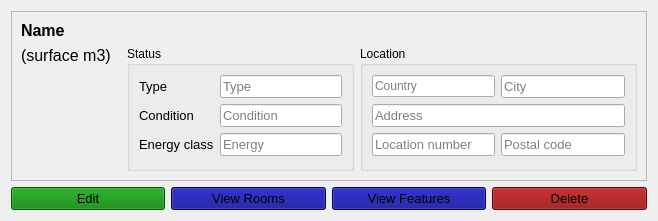
<?xml version="1.0" encoding="UTF-8"?>
<ui version="4.0">
 <class>W_Property</class>
 <widget class="QWidget" name="W_Property">
  <property name="geometry">
   <rect>
    <x>0</x>
    <y>0</y>
    <width>658</width>
    <height>218</height>
   </rect>
  </property>
  <property name="sizePolicy">
   <sizepolicy hsizetype="Preferred" vsizetype="Maximum">
    <horstretch>0</horstretch>
    <verstretch>0</verstretch>
   </sizepolicy>
  </property>
  <property name="maximumSize">
   <size>
    <width>16777215</width>
    <height>16777215</height>
   </size>
  </property>
  <property name="windowTitle">
   <string>Form</string>
  </property>
  <property name="autoFillBackground">
   <bool>false</bool>
  </property>
  <property name="styleSheet">
   <string notr="true"/>
  </property>
  <layout class="QGridLayout" name="gridLayout_3">
   <item row="1" column="1">
    <widget class="QPushButton" name="b_edit">
     <property name="font">
      <font>
       <pointsize>10</pointsize>
      </font>
     </property>
     <property name="styleSheet">
      <string notr="true">background-color: green;</string>
     </property>
     <property name="text">
      <string>Edit</string>
     </property>
     <property name="icon">
      <iconset resource="../../resources/icons.qrc">
       <normaloff>:/assets/accessories-text-editor.svg</normaloff>:/assets/accessories-text-editor.svg</iconset>
     </property>
    </widget>
   </item>
   <item row="0" column="1" colspan="4">
    <widget class="QFrame" name="frame">
     <property name="frameShape">
      <enum>QFrame::Shape::StyledPanel</enum>
     </property>
     <property name="frameShadow">
      <enum>QFrame::Shadow::Raised</enum>
     </property>
     <layout class="QGridLayout" name="gridLayout_2">
      <item row="1" column="0">
       <widget class="QLabel" name="l_surface_size">
        <property name="sizePolicy">
         <sizepolicy hsizetype="Maximum" vsizetype="Preferred">
          <horstretch>0</horstretch>
          <verstretch>0</verstretch>
         </sizepolicy>
        </property>
        <property name="font">
         <font>
          <pointsize>12</pointsize>
         </font>
        </property>
        <property name="text">
         <string>(surface m3)</string>
        </property>
       </widget>
      </item>
      <item row="2" column="0">
       <widget class="QLabel" name="l_icon">
        <property name="sizePolicy">
         <sizepolicy hsizetype="Preferred" vsizetype="Preferred">
          <horstretch>0</horstretch>
          <verstretch>0</verstretch>
         </sizepolicy>
        </property>
        <property name="minimumSize">
         <size>
          <width>100</width>
          <height>100</height>
         </size>
        </property>
        <property name="maximumSize">
         <size>
          <width>100</width>
          <height>100</height>
         </size>
        </property>
        <property name="styleSheet">
         <string notr="true"/>
        </property>
        <property name="text">
         <string/>
        </property>
        <property name="pixmap">
         <pixmap resource="../../resources/icons.qrc">:/assets/com.github.lainsce.aesop.svg</pixmap>
        </property>
        <property name="scaledContents">
         <bool>true</bool>
        </property>
        <property name="alignment">
         <set>Qt::AlignmentFlag::AlignCenter</set>
        </property>
       </widget>
      </item>
      <item row="1" column="2" rowspan="2">
       <widget class="QGroupBox" name="groupBox_2">
        <property name="title">
         <string>Location</string>
        </property>
        <layout class="QGridLayout" name="gridLayout_4">
         <item row="4" column="1">
          <widget class="QLineEdit" name="le_postal_code">
           <property name="sizePolicy">
            <sizepolicy hsizetype="Preferred" vsizetype="Maximum">
             <horstretch>0</horstretch>
             <verstretch>0</verstretch>
            </sizepolicy>
           </property>
           <property name="font">
            <font>
             <pointsize>10</pointsize>
            </font>
           </property>
           <property name="toolTip">
            <string>Postal code</string>
           </property>
           <property name="styleSheet">
            <string notr="true"/>
           </property>
           <property name="readOnly">
            <bool>true</bool>
           </property>
           <property name="placeholderText">
            <string>Postal code</string>
           </property>
          </widget>
         </item>
         <item row="4" column="0">
          <widget class="QLineEdit" name="le_location_number">
           <property name="sizePolicy">
            <sizepolicy hsizetype="Preferred" vsizetype="Maximum">
             <horstretch>0</horstretch>
             <verstretch>0</verstretch>
            </sizepolicy>
           </property>
           <property name="font">
            <font>
             <pointsize>10</pointsize>
            </font>
           </property>
           <property name="toolTip">
            <string>Location number</string>
           </property>
           <property name="styleSheet">
            <string notr="true"/>
           </property>
           <property name="readOnly">
            <bool>true</bool>
           </property>
           <property name="placeholderText">
            <string>Location number</string>
           </property>
          </widget>
         </item>
         <item row="1" column="0" colspan="2">
          <widget class="QLineEdit" name="le_address">
           <property name="sizePolicy">
            <sizepolicy hsizetype="Preferred" vsizetype="Maximum">
             <horstretch>0</horstretch>
             <verstretch>0</verstretch>
            </sizepolicy>
           </property>
           <property name="font">
            <font>
             <pointsize>10</pointsize>
            </font>
           </property>
           <property name="toolTip">
            <string>Address</string>
           </property>
           <property name="styleSheet">
            <string notr="true"/>
           </property>
           <property name="text">
            <string/>
           </property>
           <property name="readOnly">
            <bool>true</bool>
           </property>
           <property name="placeholderText">
            <string>Address</string>
           </property>
          </widget>
         </item>
         <item row="0" column="1">
          <widget class="QLineEdit" name="le_city">
           <property name="sizePolicy">
            <sizepolicy hsizetype="Preferred" vsizetype="Maximum">
             <horstretch>0</horstretch>
             <verstretch>0</verstretch>
            </sizepolicy>
           </property>
           <property name="font">
            <font>
             <pointsize>10</pointsize>
            </font>
           </property>
           <property name="toolTip">
            <string>City</string>
           </property>
           <property name="styleSheet">
            <string notr="true"/>
           </property>
           <property name="readOnly">
            <bool>true</bool>
           </property>
           <property name="placeholderText">
            <string>City</string>
           </property>
          </widget>
         </item>
         <item row="0" column="0">
          <widget class="QLineEdit" name="le_country">
           <property name="toolTip">
            <string>Country</string>
           </property>
           <property name="placeholderText">
            <string>Country</string>
           </property>
          </widget>
         </item>
        </layout>
       </widget>
      </item>
      <item row="1" column="1" rowspan="2">
       <widget class="QGroupBox" name="groupBox">
        <property name="title">
         <string>Status</string>
        </property>
        <layout class="QGridLayout" name="gridLayout">
         <item row="2" column="0">
          <widget class="QLabel" name="label_7">
           <property name="sizePolicy">
            <sizepolicy hsizetype="Maximum" vsizetype="Preferred">
             <horstretch>0</horstretch>
             <verstretch>0</verstretch>
            </sizepolicy>
           </property>
           <property name="font">
            <font>
             <pointsize>10</pointsize>
            </font>
           </property>
           <property name="text">
            <string>Energy class</string>
           </property>
          </widget>
         </item>
         <item row="1" column="1">
          <widget class="QLineEdit" name="le_condition">
           <property name="sizePolicy">
            <sizepolicy hsizetype="Preferred" vsizetype="Maximum">
             <horstretch>0</horstretch>
             <verstretch>0</verstretch>
            </sizepolicy>
           </property>
           <property name="font">
            <font>
             <pointsize>10</pointsize>
            </font>
           </property>
           <property name="toolTip">
            <string>Condition</string>
           </property>
           <property name="styleSheet">
            <string notr="true"/>
           </property>
           <property name="text">
            <string/>
           </property>
           <property name="readOnly">
            <bool>true</bool>
           </property>
           <property name="placeholderText">
            <string>Condition</string>
           </property>
          </widget>
         </item>
         <item row="0" column="0">
          <widget class="QLabel" name="label_5">
           <property name="sizePolicy">
            <sizepolicy hsizetype="Maximum" vsizetype="Preferred">
             <horstretch>0</horstretch>
             <verstretch>0</verstretch>
            </sizepolicy>
           </property>
           <property name="font">
            <font>
             <pointsize>10</pointsize>
            </font>
           </property>
           <property name="text">
            <string>Type</string>
           </property>
          </widget>
         </item>
         <item row="2" column="1">
          <widget class="QLineEdit" name="le_energy">
           <property name="sizePolicy">
            <sizepolicy hsizetype="Preferred" vsizetype="Maximum">
             <horstretch>0</horstretch>
             <verstretch>0</verstretch>
            </sizepolicy>
           </property>
           <property name="font">
            <font>
             <pointsize>10</pointsize>
            </font>
           </property>
           <property name="toolTip">
            <string>Energy</string>
           </property>
           <property name="styleSheet">
            <string notr="true"/>
           </property>
           <property name="text">
            <string/>
           </property>
           <property name="readOnly">
            <bool>true</bool>
           </property>
           <property name="placeholderText">
            <string>Energy</string>
           </property>
          </widget>
         </item>
         <item row="0" column="1">
          <widget class="QLineEdit" name="le_type">
           <property name="sizePolicy">
            <sizepolicy hsizetype="Preferred" vsizetype="Maximum">
             <horstretch>0</horstretch>
             <verstretch>0</verstretch>
            </sizepolicy>
           </property>
           <property name="font">
            <font>
             <pointsize>10</pointsize>
            </font>
           </property>
           <property name="toolTip">
            <string>Type</string>
           </property>
           <property name="styleSheet">
            <string notr="true"/>
           </property>
           <property name="text">
            <string/>
           </property>
           <property name="readOnly">
            <bool>true</bool>
           </property>
           <property name="placeholderText">
            <string>Type</string>
           </property>
          </widget>
         </item>
         <item row="1" column="0">
          <widget class="QLabel" name="label_6">
           <property name="sizePolicy">
            <sizepolicy hsizetype="Maximum" vsizetype="Preferred">
             <horstretch>0</horstretch>
             <verstretch>0</verstretch>
            </sizepolicy>
           </property>
           <property name="font">
            <font>
             <pointsize>10</pointsize>
            </font>
           </property>
           <property name="text">
            <string>Condition</string>
           </property>
          </widget>
         </item>
        </layout>
       </widget>
      </item>
      <item row="0" column="0" colspan="3">
       <widget class="QLabel" name="l_name">
        <property name="sizePolicy">
         <sizepolicy hsizetype="Preferred" vsizetype="Preferred">
          <horstretch>0</horstretch>
          <verstretch>0</verstretch>
         </sizepolicy>
        </property>
        <property name="font">
         <font>
          <pointsize>12</pointsize>
          <bold>true</bold>
         </font>
        </property>
        <property name="text">
         <string>Name</string>
        </property>
       </widget>
      </item>
     </layout>
    </widget>
   </item>
   <item row="1" column="4">
    <widget class="QPushButton" name="b_delete">
     <property name="font">
      <font>
       <pointsize>10</pointsize>
      </font>
     </property>
     <property name="styleSheet">
      <string notr="true">background-color: darkred;</string>
     </property>
     <property name="text">
      <string>Delete</string>
     </property>
     <property name="icon">
      <iconset resource="../../resources/icons.qrc">
       <normaloff>:/assets/user-trash.svg</normaloff>:/assets/user-trash.svg</iconset>
     </property>
    </widget>
   </item>
   <item row="1" column="2">
    <widget class="QPushButton" name="pushButton">
     <property name="font">
      <font>
       <pointsize>10</pointsize>
      </font>
     </property>
     <property name="styleSheet">
      <string notr="true">background-color: darkblue</string>
     </property>
     <property name="text">
      <string>View Rooms</string>
     </property>
     <property name="icon">
      <iconset resource="../../resources/icons.qrc">
       <normaloff>:/assets/folder-saved-search-symbolic.svg</normaloff>:/assets/folder-saved-search-symbolic.svg</iconset>
     </property>
    </widget>
   </item>
   <item row="1" column="3">
    <widget class="QPushButton" name="pushButton_2">
     <property name="font">
      <font>
       <pointsize>10</pointsize>
      </font>
     </property>
     <property name="styleSheet">
      <string notr="true">background-color: darkblue</string>
     </property>
     <property name="text">
      <string>View Features</string>
     </property>
     <property name="icon">
      <iconset resource="../../resources/icons.qrc">
       <normaloff>:/assets/folder-saved-search-symbolic.svg</normaloff>:/assets/folder-saved-search-symbolic.svg</iconset>
     </property>
    </widget>
   </item>
  </layout>
 </widget>
 <resources>
  <include location="../../resources/icons.qrc"/>
 </resources>
 <connections/>
</ui>
